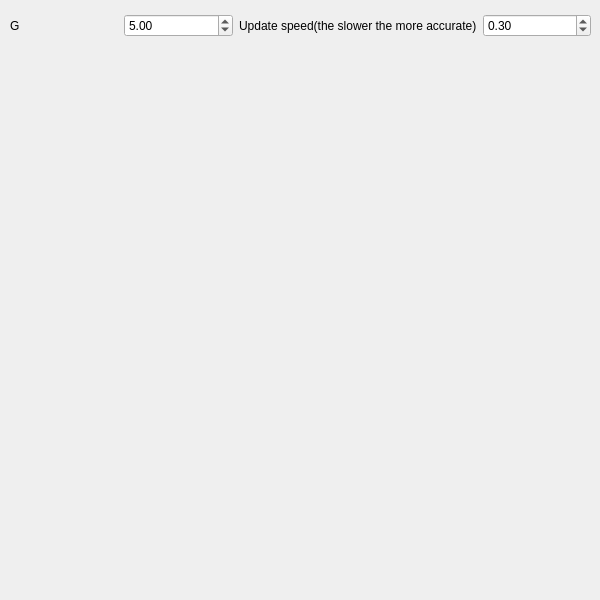
<?xml version="1.0" encoding="UTF-8"?>
<ui version="4.0">
 <class>VisualizationDlg</class>
 <widget class="QDialog" name="VisualizationDlg">
  <property name="geometry">
   <rect>
    <x>0</x>
    <y>0</y>
    <width>600</width>
    <height>600</height>
   </rect>
  </property>
  <property name="windowTitle">
   <string>Visualization</string>
  </property>
  <widget class="QWidget" name="horizontalLayoutWidget">
   <property name="geometry">
    <rect>
     <x>10</x>
     <y>10</y>
     <width>581</width>
     <height>31</height>
    </rect>
   </property>
   <layout class="QHBoxLayout" name="horizontalLayout">
    <item>
     <widget class="QLabel" name="label">
      <property name="text">
       <string>G</string>
      </property>
     </widget>
    </item>
    <item>
     <widget class="QDoubleSpinBox" name="GInput">
      <property name="minimum">
       <double>0.010000000000000</double>
      </property>
      <property name="singleStep">
       <double>0.010000000000000</double>
      </property>
      <property name="value">
       <double>5.000000000000000</double>
      </property>
     </widget>
    </item>
    <item>
     <widget class="QLabel" name="label_2">
      <property name="text">
       <string>Update speed(the slower the more accurate)</string>
      </property>
     </widget>
    </item>
    <item>
     <widget class="QDoubleSpinBox" name="updateSpdInput">
      <property name="decimals">
       <number>2</number>
      </property>
      <property name="minimum">
       <double>0.010000000000000</double>
      </property>
      <property name="maximum">
       <double>1.000000000000000</double>
      </property>
      <property name="singleStep">
       <double>0.010000000000000</double>
      </property>
      <property name="value">
       <double>0.300000000000000</double>
      </property>
     </widget>
    </item>
   </layout>
  </widget>
 </widget>
 <resources/>
 <connections/>
</ui>
